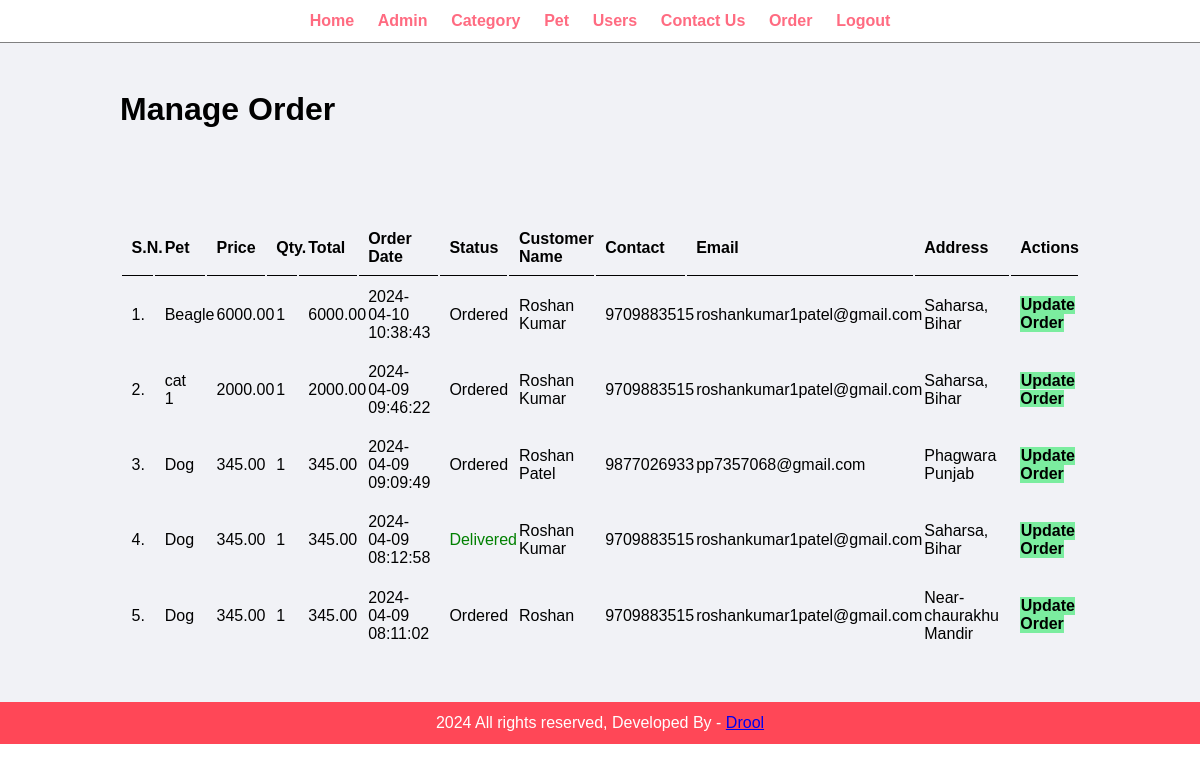
The page /admin/manage-order.php (signed in) on the database its author committed.
### tables this page shows
CREATE TABLE `tabl_order` (
  `id` int(10) UNSIGNED NOT NULL,
  `pet` varchar(150) NOT NULL,
  `price` decimal(10,2) NOT NULL,
  `qty` int(11) NOT NULL,
  `total` decimal(10,2) NOT NULL,
  `order_date` datetime NOT NULL,
  `status` varchar(50) NOT NULL,
  `customer_name` varchar(150) NOT NULL,
  `customer_contact` varchar(20) NOT NULL,
  `customer_email` varchar(150) NOT NULL,
  `customer_address` varchar(255) NOT NULL
);

### admin/manage-order.php (the view, shortened to what this page needs)
<?php include('partials/menu.php'); ?>
<div class="main-content">
    <div class="wrapper">
        <h1>Manage Order</h1>
                <br /><br /><br />
                <br><br>
                <table class="tbl-full">
                    <tr>
                        <th>S.N.</th>
                        <th>Pet</th>
                        <th>Price</th>
                        <th>Qty.</th>
                        <th>Total</th>
                        <th>Order Date</th>
                        <th>Status</th>
                        <th>Customer Name</th>
                        <th>Contact</th>
                        <th>Email</th>
                        <th>Address</th>
                        <th>Actions</th>
                    </tr>
                    <?php
                        $sql = "SELECT * FROM tabl_order ORDER BY id DESC";
                        $res = mysqli_query($conn, $sql);
                        $count = mysqli_num_rows($res);
                        $sn = 1;
                        if($count>0)
                        {
                            while($row=mysqli_fetch_assoc($res))
                            {
                                $id = $row['id'];
                                $pet = $row['pet'];
                                $price = $row['price'];
                                $qty = $row['qty'];
                                $total = $row['total'];
                                $order_date = $row['order_date'];
                                $status = $row['status'];
                                $customer_name = $row['customer_name'];
                                $customer_contact = $row['customer_contact'];
                                $customer_email = $row['customer_email'];
                                $customer_address = $row['customer_address'];
                                ?>
                                    <tr>
                                        <td><?php echo $sn++; ?>. </td>
                                        <td><?php echo $pet; ?></td>
                                        <td><?php echo $price; ?></td>
                                        <td><?php echo $qty; ?></td>
                                        <td><?php echo $total; ?></td>
                                        <td><?php echo $order_date; ?></td>
                                        <td>
                                            <?php
                                                if($status=="Ordered")
                                                {
                                                    echo "<label>$status</label>";
                                                }
                                                elseif($status=="On Delivery")
                                                {
                                                    echo "<label style='color: orange;'>$status</label>";
                                                }
                                                elseif($status=="Delivered")
                                                {
                                                    echo "<label style='color: green;'>$status</label>";
                                                }
                                                elseif($status=="Cancelled")
                                                {
                                                    echo "<label style='color: red;'>$status</label>";
                                                }
                                            ?>
                                        </td>
                                        <td><?php echo $customer_name; ?></td>
                                        <td><?php echo $customer_contact; ?></td>
                                        <td><?php echo $customer_email; ?></td>
                                        <td><?php echo $customer_address; ?></td>
                                        <td>
                                            <a href="<?php echo SITEURL; ?>admin/update-order.php?id=<?php echo $id; ?>" class="btn-secondary">Update Order</a>
                                        </td>
                                    </tr>
                                <?php
                            }
                        }
                        else
                        {
                            echo "<tr><td colspan='12' class='error'>Orders not Available</td></tr>";
                        }
                    ?>
                </table>
    </div>
</div>
<?php include('partials/footer.php'); ?>

### css/admin.css (style rules this page uses)
* { margin: 0; padding: 0; font-family: Arial, Helvetica, sans-serif; }
.wrapper { padding: 1%; width: 80%; margin: 0 auto; }
.tbl-full { width: 100%; }
table tr th { border-bottom: 1px solid black; padding: 1%; text-align: left; }
table tr td { padding: 1%; }
.btn-secondary { background-color: #7bed9f; padding: 1%; color: black; text-decoration: none; font-weight: bold; }
.main-content { background-color: #f1f2f6; padding: 3% 0; }

### rows shown on the page
tabl_order: pet "Beagle", price "6000.00", qty "1", total "6000.00", order_date "2024-04-10 10:38:43", status "Ordered", customer_name "Roshan Kumar", customer_contact "9709883515", customer_email "roshankumar1patel@gmail.com", customer_address "Saharsa, Bihar"
tabl_order: pet "cat 1", price "2000.00", qty "1", total "2000.00", order_date "2024-04-09 09:46:22", status "Ordered", customer_name "Roshan Kumar", customer_contact "9709883515", customer_email "roshankumar1patel@gmail.com", customer_address "Saharsa, Bihar"
tabl_order: pet "Dog", price "345.00", qty "1", total "345.00", order_date "2024-04-09 09:09:49", status "Ordered", customer_name "Roshan Patel", customer_contact "9877026933", customer_email "pp7357068@gmail.com", customer_address "Phagwara Punjab"
tabl_order: pet "Dog", price "345.00", qty "1", total "345.00", order_date "2024-04-09 08:12:58", status "Delivered", customer_name "Roshan Kumar", customer_contact "9709883515", customer_email "roshankumar1patel@gmail.com", customer_address "Saharsa, Bihar"
tabl_order: pet "Dog", price "345.00", qty "1", total "345.00", order_date "2024-04-09 08:11:02", status "Ordered", customer_name "Roshan", customer_contact "9709883515", customer_email "roshankumar1patel@gmail.com", customer_address "Near- chaurakhu Mandir"
